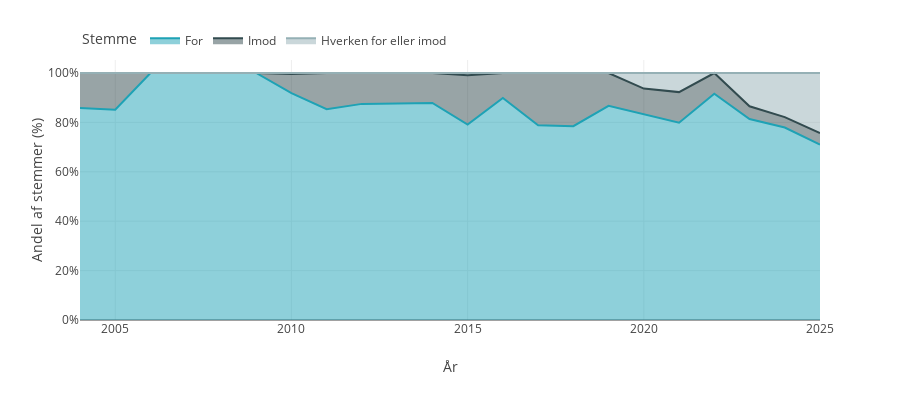

Notebook code cell kept with this figure:
### Code cell
# Creating the Danish-language chart
figure_1_plotly(chart_data, "dk")

### Figure 1 — Plotly figure (JSON) as saved in the notebook; plotly's stock layout.template omitted (floating-point values rounded to 4 significant figures)
{"data": [{"fillpattern": {"shape": ""}, "hovertemplate": "Stemme=For<br>År=%{x}<br>Andel af stemmer (%)=%{y}<extra></extra>", "legendgroup": "For", "line": {"color": "#1ea2b5"}, "marker": {"symbol": "circle"}, "mode": "lines", "name": "For", "orientation": "v", "showlegend": true, "stackgroup": "1", "type": "scatter", "x": [2004, 2005, 2006, 2007, 2008, 2009, 2010, 2011, 2012, 2013, 2014, 2015, 2016, 2017, 2018, 2019, 2020, 2021, 2022, 2023, 2024, 2025], "xaxis": "x", "y": [0.8585, 0.8515, 1, 1, 1, 1, 0.9186, 0.8532, 0.875, 0.8767, 0.8785, 0.7909, 0.8991, 0.7885, 0.7847, 0.8673, 0.8316, 0.799, 0.9163, 0.814, 0.7793, 0.7103], "yaxis": "y"}, {"fillpattern": {"shape": ""}, "hovertemplate": "Stemme=Imod<br>År=%{x}<br>Andel af stemmer (%)=%{y}<extra></extra>", "legendgroup": "Imod", "line": {"color": "#324b4f"}, "marker": {"symbol": "circle"}, "mode": "lines", "name": "Imod", "orientation": "v", "showlegend": true, "stackgroup": "1", "type": "scatter", "x": [2004, 2005, 2006, 2007, 2008, 2009, 2010, 2011, 2012, 2013, 2014, 2015, 2016, 2017, 2018, 2019, 2020, 2021, 2022, 2023, 2024, 2025], "xaxis": "x", "y": [0.1415, 0.1485, 0, 0, 0, 0, 0.07692, 0.1468, 0.125, 0.1233, 0.1215, 0.2, 0.1009, 0.2115, 0.2153, 0.1327, 0.1053, 0.1237, 0.08374, 0.05116, 0.04225, 0.04673], "yaxis": "y"}, {"fillpattern": {"shape": ""}, "hovertemplate": "Stemme=Hverken for eller imod<br>År=%{x}<br>Andel af stemmer (%)=%{y}<extra></extra>", "legendgroup": "Hverken for eller imod", "line": {"color": "#95b0b5"}, "marker": {"symbol": "circle"}, "mode": "lines", "name": "Hverken for eller imod", "orientation": "v", "showlegend": true, "stackgroup": "1", "type": "scatter", "x": [2004, 2005, 2006, 2007, 2008, 2009, 2010, 2011, 2012, 2013, 2014, 2015, 2016, 2017, 2018, 2019, 2020, 2021, 2022, 2023, 2024, 2025], "xaxis": "x", "y": [0, 0, 0, 0, 0, 0, 0.004525, 0, 0, 0, 0, 0.009091, 0, 0, 0, 0, 0.06316, 0.07732, 0, 0.1349, 0.1784, 0.243], "yaxis": "y"}], "layout": {"height": 400, "legend": {"orientation": "h", "title": {"text": "Stemme"}, "tracegroupgap": 0, "x": 0, "xanchor": "left", "y": 1.02, "yanchor": "bottom"}, "margin": {"t": 60}, "xaxis": {"anchor": "y", "domain": [0, 1], "title": {"text": "År"}}, "yaxis": {"anchor": "x", "domain": [0, 1], "tickformat": ".0%", "title": {"text": "Andel af stemmer (%)"}}}}
